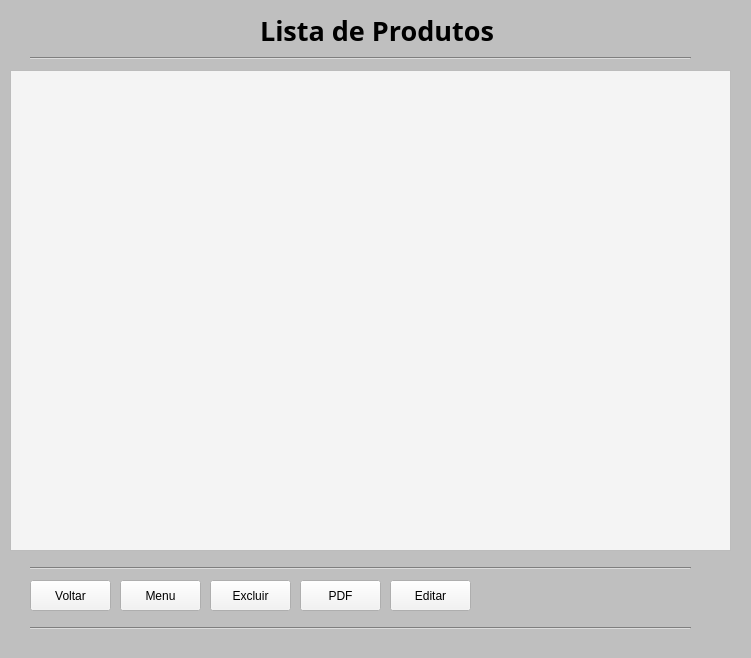
<?xml version="1.0" encoding="UTF-8"?>
<ui version="4.0">
 <class>MainWindow</class>
 <widget class="QMainWindow" name="MainWindow">
  <property name="geometry">
   <rect>
    <x>0</x>
    <y>0</y>
    <width>751</width>
    <height>658</height>
   </rect>
  </property>
  <property name="windowTitle">
   <string>MainWindow</string>
  </property>
  <property name="styleSheet">
   <string notr="true">background-color: rgb(191, 191, 191);</string>
  </property>
  <widget class="QWidget" name="centralwidget">
   <widget class="QLabel" name="label">
    <property name="geometry">
     <rect>
      <x>260</x>
      <y>0</y>
      <width>281</width>
      <height>61</height>
     </rect>
    </property>
    <property name="font">
     <font>
      <family>Microsoft JhengHei</family>
      <pointsize>20</pointsize>
      <weight>75</weight>
      <bold>true</bold>
     </font>
    </property>
    <property name="text">
     <string>Lista de Produtos</string>
    </property>
   </widget>
   <widget class="QTableWidget" name="tableWidget">
    <property name="geometry">
     <rect>
      <x>10</x>
      <y>70</y>
      <width>721</width>
      <height>481</height>
     </rect>
    </property>
    <property name="font">
     <font>
      <pointsize>9</pointsize>
      <weight>50</weight>
      <bold>false</bold>
     </font>
    </property>
    <property name="styleSheet">
     <string notr="true">background-color: rgb(244, 244, 244);</string>
    </property>
   </widget>
   <widget class="QPushButton" name="pushButton_5">
    <property name="geometry">
     <rect>
      <x>30</x>
      <y>580</y>
      <width>81</width>
      <height>31</height>
     </rect>
    </property>
    <property name="styleSheet">
     <string notr="true">background-color: rgb(243, 243, 243);</string>
    </property>
    <property name="text">
     <string>Voltar</string>
    </property>
   </widget>
   <widget class="QPushButton" name="pushButton_6">
    <property name="geometry">
     <rect>
      <x>120</x>
      <y>580</y>
      <width>81</width>
      <height>31</height>
     </rect>
    </property>
    <property name="styleSheet">
     <string notr="true">background-color: rgb(243, 243, 243);</string>
    </property>
    <property name="text">
     <string>Menu</string>
    </property>
   </widget>
   <widget class="Line" name="line_4">
    <property name="geometry">
     <rect>
      <x>30</x>
      <y>560</y>
      <width>661</width>
      <height>16</height>
     </rect>
    </property>
    <property name="orientation">
     <enum>Qt::Horizontal</enum>
    </property>
   </widget>
   <widget class="Line" name="line_3">
    <property name="geometry">
     <rect>
      <x>30</x>
      <y>620</y>
      <width>661</width>
      <height>16</height>
     </rect>
    </property>
    <property name="orientation">
     <enum>Qt::Horizontal</enum>
    </property>
   </widget>
   <widget class="Line" name="line_5">
    <property name="geometry">
     <rect>
      <x>30</x>
      <y>50</y>
      <width>661</width>
      <height>16</height>
     </rect>
    </property>
    <property name="orientation">
     <enum>Qt::Horizontal</enum>
    </property>
   </widget>
   <widget class="QPushButton" name="pushButton_7">
    <property name="geometry">
     <rect>
      <x>210</x>
      <y>580</y>
      <width>81</width>
      <height>31</height>
     </rect>
    </property>
    <property name="styleSheet">
     <string notr="true">background-color: rgb(243, 243, 243);</string>
    </property>
    <property name="text">
     <string>Excluir</string>
    </property>
   </widget>
   <widget class="QPushButton" name="pushButton_8">
    <property name="geometry">
     <rect>
      <x>300</x>
      <y>580</y>
      <width>81</width>
      <height>31</height>
     </rect>
    </property>
    <property name="styleSheet">
     <string notr="true">background-color: rgb(243, 243, 243);</string>
    </property>
    <property name="text">
     <string>PDF</string>
    </property>
   </widget>
   <widget class="QPushButton" name="pushButton_9">
    <property name="geometry">
     <rect>
      <x>390</x>
      <y>580</y>
      <width>81</width>
      <height>31</height>
     </rect>
    </property>
    <property name="styleSheet">
     <string notr="true">background-color: rgb(243, 243, 243);</string>
    </property>
    <property name="text">
     <string>Editar</string>
    </property>
   </widget>
  </widget>
  <widget class="QMenuBar" name="menubar">
   <property name="geometry">
    <rect>
     <x>0</x>
     <y>0</y>
     <width>751</width>
     <height>21</height>
    </rect>
   </property>
  </widget>
  <widget class="QStatusBar" name="statusbar"/>
 </widget>
 <resources/>
 <connections/>
</ui>
